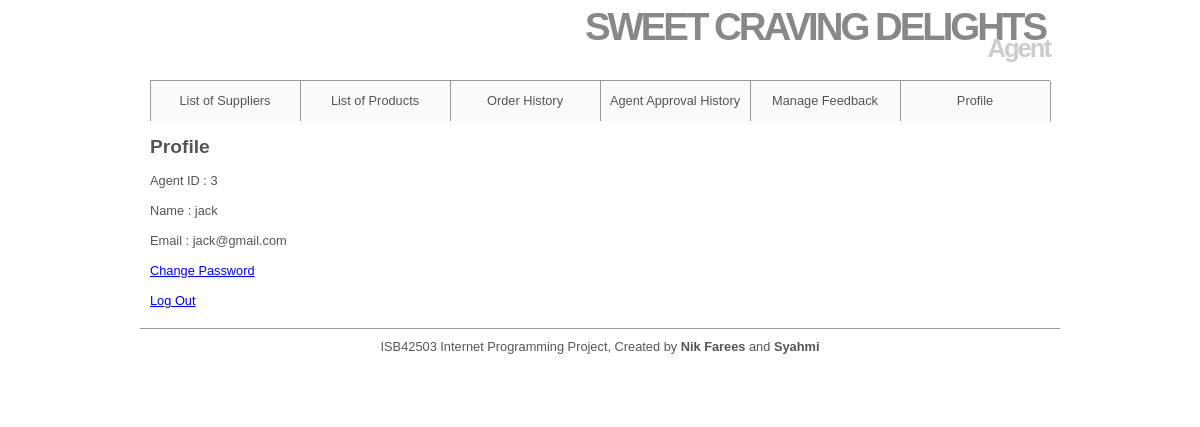
/Agent/profileAgent.php (signed in), run on the app's committed database.
### tables this page shows
CREATE TABLE `agents` (
  `agent_id` mediumint(8) UNSIGNED NOT NULL,
  `agentName` varchar(50) NOT NULL,
  `agentEmail` varchar(40) NOT NULL,
  `agentPassword` char(40) NOT NULL
);

### Agent/profileAgent.php (the view, shortened to what this page needs)
<html>
<head>
</head>
<body>
    <?php
    global $dbc;
    $agent_id = $_SESSION['agent_id'];
    $query = "SELECT agent_id, agentName, agentEmail FROM agents";
    $result = @mysqli_query($dbc, $query);
    $num = @mysqli_num_rows($result);
    echo '<br><h2>Profile</h2>';
    if ($num > 0) {
        $query = "SELECT agent_id, agentName, agentEmail FROM agents WHERE agent_id
='$agent_id'";
        $result = @mysqli_query($dbc, $query);
        while ($row = @mysqli_fetch_array($result, MYSQLI_ASSOC)) {
            echo '<p><br />Agent ID : ' . $row['agent_id'] . '</p>';
            echo '<p><br />Name : ' . $row['agentName'] . '</p>';
            echo '<p><br />Email : ' . $row['agentEmail'] . '</p>';
        }
        echo '<br/><p> <a href="changePassword.php" style="color: blue; text-decoration:
underline;">Change Password</a> </p>';
        echo '<br/><p> <a href="logout.php" style="color: blue; text-decoration: underline;">Log
Out</a> </p>';
    } else {
        echo '<p class="error"><br>There are currently no registered agent.</p>';
    }
    ?>
</body>
</html>

### includes/styleAgent.css (style rules this page uses)
* { border: 0; margin: 0; padding: 0; }
a { color: #777; text-decoration: none; }
body { background: #ffffff; color: #555; font: 0.8em Arial, Helvetica, "bitstream vera sans", sans-serif; }
#header { border-bottom: 1px solid #999; height: 80px; margin: 0 auto; width: 900px; }
#header h1 { color: #888; font-size: 300%; letter-spacing: -3px; text-align: right; padding: 5px; margin-bottom: -20px; }
#header h2 { color: #CCC; font-size: 200%; letter-spacing: -2px; text-align: right; }
#navigation { background: #fafafa; border-right: 1px solid #999; margin: 0 auto; width: 900px; height: 40px; list-style: none; }
#navigation li { border-left: 1px solid #999; float: left; width: 149px; list-style: none; }
#navigation a { color: #555; display: block; line-height: 40px; text-align: center; }
#content { height: auto; margin: 0 auto; padding: 0 0 20px; width: 900px; }
#footer { border-top: 1px solid #999; height: 50px; margin: 0 auto; padding: 10px; text-align: center; width: 900px; }

### data on the page
agents: agent_id "3", agentName "jack", agentEmail "jack@gmail.com"
